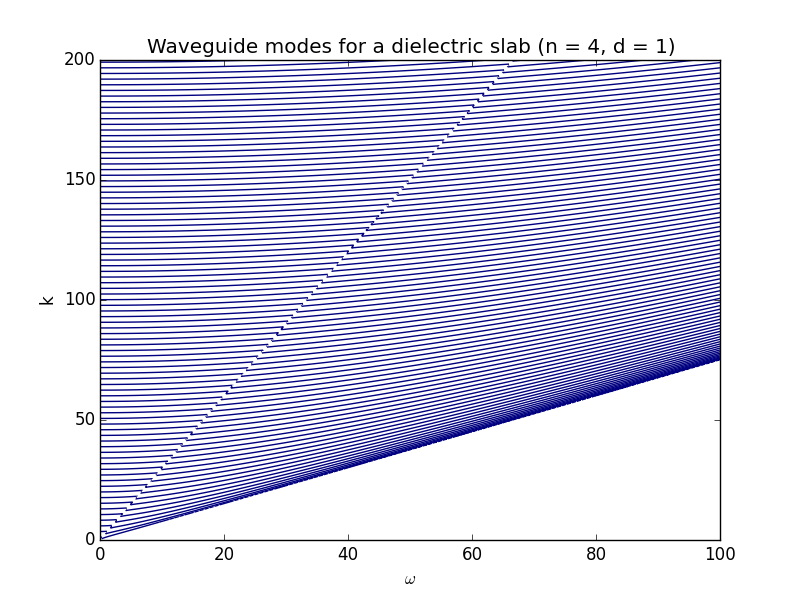

The script that drew this image:
import matplotlib.pyplot as plt
import numpy as np
from numpy.lib.scimath import sqrt as csqrt

c = 3
n = 4
d = 1

(k, w) = np.meshgrid(np.linspace(0, 100, 1000), np.linspace(0, 200, 1000))

a = csqrt((n ** 2 * (w/c) ** 2) - k ** 2)
b = csqrt((w/c) ** 2 - k ** 2)

A = (1 - a/b)*(1 - b / a) * np.exp(1j * a * d) + (1 + a / b) * (1 + b / a) * np.exp(-1j * a * d)
plt.contour(k, w, A, [0])
plt.title("Waveguide modes for a dielectric slab (n = 4, d = 1)")
plt.xlabel("$\omega$")
plt.ylabel("k")
plt.show()
